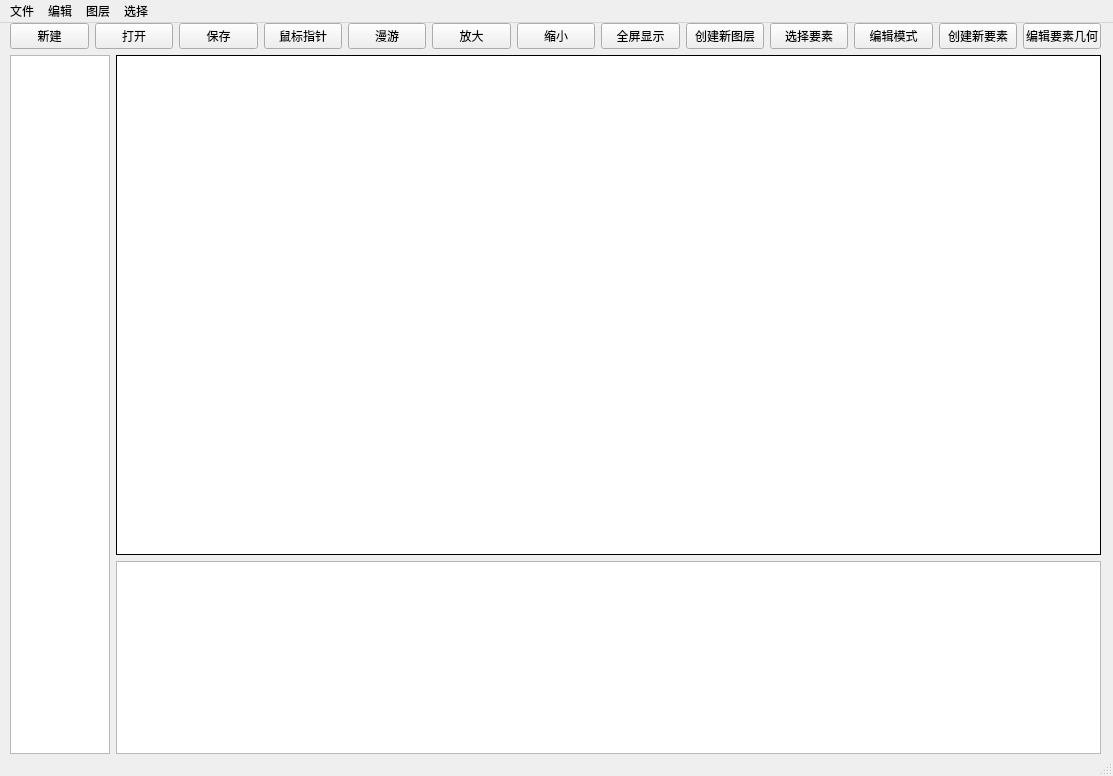
<?xml version="1.0" encoding="UTF-8"?>
<ui version="4.0">
 <class>MainWindow</class>
 <widget class="QMainWindow" name="MainWindow">
  <property name="geometry">
   <rect>
    <x>0</x>
    <y>0</y>
    <width>1113</width>
    <height>776</height>
   </rect>
  </property>
  <property name="windowTitle">
   <string>MainWindow</string>
  </property>
  <widget class="QWidget" name="centralwidget">
   <widget class="QWidget" name="verticalLayoutWidget">
    <property name="geometry">
     <rect>
      <x>10</x>
      <y>0</y>
      <width>1091</width>
      <height>731</height>
     </rect>
    </property>
    <layout class="QVBoxLayout" name="verticalLayout">
     <item>
      <layout class="QHBoxLayout" name="horizontalLayout">
       <item>
        <widget class="QPushButton" name="tsButtonNew">
         <property name="text">
          <string>新建</string>
         </property>
        </widget>
       </item>
       <item>
        <widget class="QPushButton" name="tsButtonOpen">
         <property name="text">
          <string>打开</string>
         </property>
        </widget>
       </item>
       <item>
        <widget class="QPushButton" name="tsButtonSave">
         <property name="text">
          <string>保存</string>
         </property>
        </widget>
       </item>
       <item>
        <widget class="QPushButton" name="tsButtonOperateNone">
         <property name="text">
          <string>鼠标指针</string>
         </property>
        </widget>
       </item>
       <item>
        <widget class="QPushButton" name="tsButtonPan">
         <property name="text">
          <string>漫游</string>
         </property>
        </widget>
       </item>
       <item>
        <widget class="QPushButton" name="tsButtonZoomIn">
         <property name="text">
          <string>放大</string>
         </property>
        </widget>
       </item>
       <item>
        <widget class="QPushButton" name="tsButtonZoomOut">
         <property name="text">
          <string>缩小</string>
         </property>
        </widget>
       </item>
       <item>
        <widget class="QPushButton" name="tsButtonZoomScale">
         <property name="text">
          <string>全屏显示</string>
         </property>
        </widget>
       </item>
       <item>
        <widget class="QPushButton" name="tsButtonNewLayer">
         <property name="text">
          <string>创建新图层</string>
         </property>
        </widget>
       </item>
       <item>
        <widget class="QPushButton" name="tsButtonSelect">
         <property name="text">
          <string>选择要素</string>
         </property>
        </widget>
       </item>
       <item>
        <widget class="QPushButton" name="tsButtonEdit">
         <property name="text">
          <string>编辑模式</string>
         </property>
        </widget>
       </item>
       <item>
        <widget class="QPushButton" name="tsButtonNewGeo">
         <property name="text">
          <string>创建新要素</string>
         </property>
        </widget>
       </item>
       <item>
        <widget class="QPushButton" name="tsButtonEditGeo">
         <property name="text">
          <string>编辑要素几何</string>
         </property>
        </widget>
       </item>
      </layout>
     </item>
     <item>
      <layout class="QHBoxLayout" name="horizontalLayout_4">
       <item>
        <widget class="QTreeView" name="treeView">
         <property name="maximumSize">
          <size>
           <width>100</width>
           <height>16777215</height>
          </size>
         </property>
        </widget>
       </item>
       <item>
        <layout class="QVBoxLayout" name="verticalLayout_2">
         <item>
          <widget class="QWidget" name="widget" native="true">
           <property name="minimumSize">
            <size>
             <width>0</width>
             <height>500</height>
            </size>
           </property>
           <property name="maximumSize">
            <size>
             <width>16777215</width>
             <height>16777215</height>
            </size>
           </property>
           <property name="styleSheet">
            <string notr="true">background-color:rgb(255, 255, 255);
border:1px solid black;</string>
           </property>
          </widget>
         </item>
         <item>
          <widget class="QTableView" name="tableView"/>
         </item>
        </layout>
       </item>
      </layout>
     </item>
    </layout>
   </widget>
  </widget>
  <widget class="QMenuBar" name="menubar">
   <property name="geometry">
    <rect>
     <x>0</x>
     <y>0</y>
     <width>1113</width>
     <height>23</height>
    </rect>
   </property>
   <widget class="QMenu" name="menuFile">
    <property name="title">
     <string>文件</string>
    </property>
    <addaction name="menuItemNewMap"/>
    <addaction name="menuItemOpen"/>
    <addaction name="menuItemSave"/>
    <addaction name="MenuItemSaveLayer"/>
   </widget>
   <widget class="QMenu" name="menuEdit">
    <property name="title">
     <string>编辑</string>
    </property>
    <addaction name="menuItemEditMode"/>
    <addaction name="menuItemNewGeo"/>
    <addaction name="menuItemEditGeo"/>
   </widget>
   <widget class="QMenu" name="menuLayer">
    <property name="title">
     <string>图层</string>
    </property>
    <addaction name="menuItemNewLayer"/>
    <addaction name="menuItemDelLayer"/>
    <addaction name="menuItemLayerTable"/>
    <addaction name="menuItemLayerAttr"/>
    <addaction name="menuItemLayerUp"/>
    <addaction name="menuItemLayerDown"/>
   </widget>
   <widget class="QMenu" name="menuSelect">
    <property name="title">
     <string>选择</string>
    </property>
    <addaction name="menuItemSelectMouse"/>
    <addaction name="menuItemSelectStr"/>
    <addaction name="MenuItemShowSelected"/>
   </widget>
   <addaction name="menuFile"/>
   <addaction name="menuEdit"/>
   <addaction name="menuLayer"/>
   <addaction name="menuSelect"/>
  </widget>
  <widget class="QStatusBar" name="statusBar"/>
  <action name="menuItemNewMap">
   <property name="text">
    <string>新建空白地图</string>
   </property>
  </action>
  <action name="menuItemOpen">
   <property name="text">
    <string>打开地图</string>
   </property>
  </action>
  <action name="menuItemSave">
   <property name="text">
    <string>保存</string>
   </property>
  </action>
  <action name="MenuItemSaveLayer">
   <property name="text">
    <string>保存图层</string>
   </property>
  </action>
  <action name="menuItemEditMode">
   <property name="checkable">
    <bool>true</bool>
   </property>
   <property name="checked">
    <bool>true</bool>
   </property>
   <property name="text">
    <string>编辑模式</string>
   </property>
  </action>
  <action name="menuItemNewGeo">
   <property name="text">
    <string>绘制新几何体</string>
   </property>
  </action>
  <action name="menuItemEditGeo">
   <property name="text">
    <string>编辑几何体</string>
   </property>
  </action>
  <action name="actionsdf">
   <property name="text">
    <string>sdf</string>
   </property>
  </action>
  <action name="menuItemNewLayer">
   <property name="text">
    <string>创建新图层</string>
   </property>
  </action>
  <action name="menuItemDelLayer">
   <property name="text">
    <string>删除当前图层</string>
   </property>
  </action>
  <action name="menuItemLayerTable">
   <property name="text">
    <string>打开属性表</string>
   </property>
  </action>
  <action name="menuItemLayerAttr">
   <property name="text">
    <string>设置图层属性</string>
   </property>
  </action>
  <action name="menuItemLayerUp">
   <property name="text">
    <string>图层上移</string>
   </property>
  </action>
  <action name="menuItemLayerDown">
   <property name="text">
    <string>图层下移</string>
   </property>
  </action>
  <action name="menuItemSelectMouse">
   <property name="text">
    <string>鼠标选择几何体</string>
   </property>
  </action>
  <action name="menuItemSelectStr">
   <property name="text">
    <string>查询语句选择</string>
   </property>
  </action>
  <action name="MenuItemShowSelected">
   <property name="text">
    <string>显示查询结果</string>
   </property>
  </action>
 </widget>
 <resources/>
 <connections/>
</ui>
